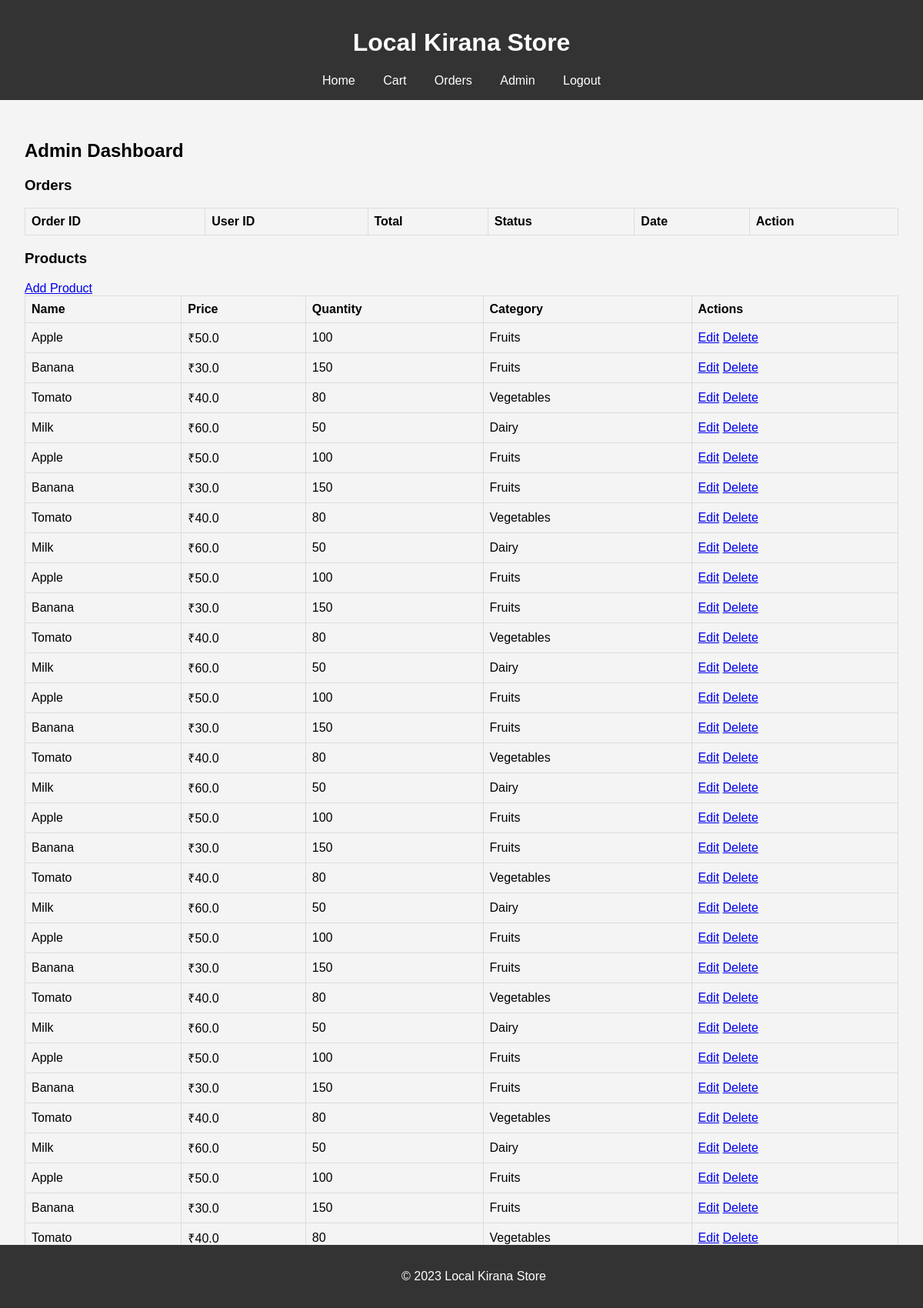
The page /admin (signed in) on the database its author committed.
### tables this page shows
CREATE TABLE products (
        id INTEGER PRIMARY KEY AUTOINCREMENT,
        name TEXT NOT NULL,
        price REAL NOT NULL,
        quantity INTEGER NOT NULL,
        image TEXT,
        category TEXT NOT NULL
    );

### app.py (the view)
@app.route('/admin')
def admin():
    if 'user_id' not in session or session.get('role') != 'admin':
        return redirect(url_for('login'))
    conn = get_db()
    c = conn.cursor()
    c.execute("SELECT * FROM orders ORDER BY created_at DESC")
    all_orders = c.fetchall()
    c.execute("SELECT * FROM products")
    products = c.fetchall()
    conn.close()
    return render_template('admin.html', orders=all_orders, products=products)

### app.py (called while the page is built)
def get_db():
    conn = sqlite3.connect('database.db')
    conn.row_factory = sqlite3.Row
    return conn

### templates/admin.html (shortened to what this page needs)
{% extends "base.html" %}
{% block content %}
<h2>Admin Dashboard</h2>
<h3>Orders</h3>
<table>
    <thead>
        <tr>
            <th>Order ID</th>
            <th>User ID</th>
            <th>Total</th>
            <th>Status</th>
            <th>Date</th>
            <th>Action</th>
        </tr>
    </thead>
</table>
<h3>Products</h3>
<a href="{{ url_for('add_product') }}">Add Product</a>
<table>
    <thead>
        <tr>
            <th>Name</th>
            <th>Price</th>
            <th>Quantity</th>
            <th>Category</th>
            <th>Actions</th>
        </tr>
    </thead>
    <tbody>
        {% for product in products %}
        <tr>
            <td>{{ product.name }}</td>
            <td>₹{{ product.price }}</td>
            <td>{{ product.quantity }}</td>
            <td>{{ product.category }}</td>
            <td>
                <a href="{{ url_for('edit_product', product_id=product.id) }}">Edit</a>
                <a href="{{ url_for('delete_product', product_id=product.id) }}">Delete</a>
            </td>
        </tr>
        {% endfor %}
    </tbody>
</table>
{% endblock %}

### static/css/style.css (style rules this page uses)
body { font-family: Arial, sans-serif; margin: 0; padding: 0; background-color: #f4f4f4; }
table { width: 100%; border-collapse: collapse; }
th, td { border: 1px solid #ddd; padding: 0.5rem; text-align: left; }

### rows shown on the page
products: name "Apple", price "50.0", quantity "100", category "Fruits"
products: name "Banana", price "30.0", quantity "150", category "Fruits"
products: name "Tomato", price "40.0", quantity "80", category "Vegetables"
products: name "Milk", price "60.0", quantity "50", category "Dairy"
products: name "Apple", price "50.0", quantity "100", category "Fruits"
products: name "Banana", price "30.0", quantity "150", category "Fruits"
products: name "Tomato", price "40.0", quantity "80", category "Vegetables"
products: name "Milk", price "60.0", quantity "50", category "Dairy"
products: name "Apple", price "50.0", quantity "100", category "Fruits"
products: name "Banana", price "30.0", quantity "150", category "Fruits"
products: name "Tomato", price "40.0", quantity "80", category "Vegetables"
products: name "Milk", price "60.0", quantity "50", category "Dairy"
products: name "Apple", price "50.0", quantity "100", category "Fruits"
products: name "Banana", price "30.0", quantity "150", category "Fruits"
products: name "Tomato", price "40.0", quantity "80", category "Vegetables"
products: name "Milk", price "60.0", quantity "50", category "Dairy"
products: name "Apple", price "50.0", quantity "100", category "Fruits"
products: name "Banana", price "30.0", quantity "150", category "Fruits"
products: name "Tomato", price "40.0", quantity "80", category "Vegetables"
products: name "Milk", price "60.0", quantity "50", category "Dairy"
products: name "Apple", price "50.0", quantity "100", category "Fruits"
products: name "Banana", price "30.0", quantity "150", category "Fruits"
products: name "Tomato", price "40.0", quantity "80", category "Vegetables"
products: name "Milk", price "60.0", quantity "50", category "Dairy"
products: name "Apple", price "50.0", quantity "100", category "Fruits"
products: name "Banana", price "30.0", quantity "150", category "Fruits"
products: name "Tomato", price "40.0", quantity "80", category "Vegetables"
products: name "Milk", price "60.0", quantity "50", category "Dairy"
products: name "Apple", price "50.0", quantity "100", category "Fruits"
products: name "Banana", price "30.0", quantity "150", category "Fruits"
products: name "Tomato", price "40.0", quantity "80", category "Vegetables"
